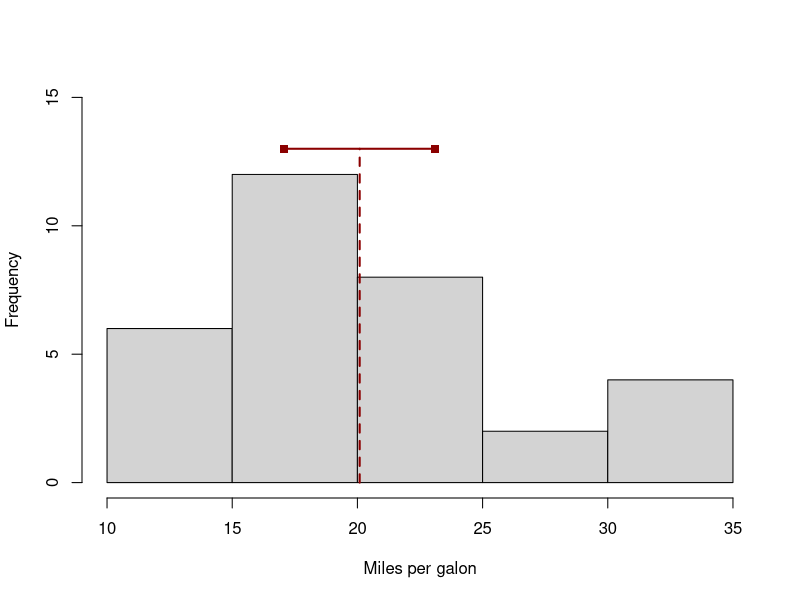

Write the R code that produced this figure. (Note: this script raises an error after producing the figure.)
## ---- chunk 1
mtcarsData <- data.frame(mtcars)
mtcarsData$vs <- factor(mtcarsData$vs,levels=c(0,1),labels=c("V-shaped","Straight"))
mtcarsData$am <- factor(mtcarsData$am,levels=c(0,1),labels=c("automatic","manual"))
## ---- chunk 2
table(mtcarsData$vs)
table(mtcarsData$am)
## ---- chunk 3
table(mtcarsData$vs,mtcarsData$am)
## ---- chunk 4
setNames(mean(mtcarsData$mpg),"mean")
quantile(mtcarsData$mpg)
setNames(median(mtcarsData$mpg),"median")
## ---- chunk 5
var(mtcarsData$mpg)
sd(mtcarsData$mpg)
## ---- chunk 6
hist(mtcarsData$mpg, xlab="Miles per galon", main="", ylim=c(0,15))
lines(rep(mean(mtcarsData$mpg),2), c(0,13), col="darkred", lwd=2, lty=2)
lines(mean(mtcarsData$mpg)+c(-0.5,0.5)*sd(mtcarsData$mpg), c(13,13),
      col="darkred", lwd=2)
points(mean(mtcarsData$mpg)+c(-0.5,0.5)*sd(mtcarsData$mpg), c(13,13),
       pch=15, col="darkred", lwd=2)
text(20, 14, TeX("$\\hat{\\sigma}$"))
## ---- chunk 7
timeDate::skewness(mtcarsData$mpg)
timeDate::kurtosis(mtcarsData$mpg)
## ---- chunk 8
summary(mtcarsData)
## ---- chunk 9
barplotVS <- barplot(table(mtcarsData$vs), xlab="Type of engine")
text(barplotVS,table(mtcarsData$vs)/2,table(mtcarsData$vs),cex=1.25)
## ---- chunk 10
barplotCYL <- barplot(table(mtcarsData$cyl), xlab="Number of cylinders")
text(barplotCYL,table(mtcarsData$cyl)/2,table(mtcarsData$cyl),cex=1.25)
## ---- chunk 11
hist(mtcarsData$cyl)
## ---- chunk 12
barplot(table(mtcarsData$vs,mtcarsData$am),
        xlab="Type of transmission", legend.text=levels(mtcarsData$vs))
## ---- chunk 13
tableplot(mtcarsData$vs,mtcarsData$am,
          xlab="Type of engine", ylab="Type of transmission")
## ---- chunk 14
tableplot(mtcarsData$cyl,mtcarsData$vs,
          xlab="Number of cylinders", ylab="Type of engine")
## ---- chunk 15
hist(mtcarsData$wt, xlab="Weight", main="", probability=TRUE)
lines(density(mtcarsData$wt), col="red3")
## ---- chunk 16
boxplot(mtcarsData$wt, ylab="Weight")
points(mean(mtcarsData$wt),col="red3", pch=16)
## ---- chunk 17
vioplot(mtcarsData$wt, ylab="Weight")
points(mean(mtcarsData$wt),col="red3", pch=16)
## ---- chunk 18
qqnorm(mtcarsData$wt)
qqline(mtcarsData$wt)
## ---- chunk 19
plot(mtcarsData$wt, mtcarsData$mpg, xlab="Weight", ylab="Mileage")
lines(lowess(mtcarsData$wt, mtcarsData$mpg), col="red3")
## ---- chunk 20
plot(mtcarsData$gear, mtcarsData$mpg, xlab="Number of gears", ylab="Mileage")
## ---- chunk 21
boxplot(mpg~gear, mtcarsData, xlab="Number of gears", ylab="Mileage")
points(tapply(mtcarsData$mpg, mtcarsData$gear, mean), col="red3", pch=16)
## ---- chunk 22
vioplot(mpg~am, mtcarsData, xlab="Transmission type", ylab="Mileage")
points(tapply(mtcarsData$mpg, mtcarsData$am, mean), col="red3", pch=16)
## ---- chunk 23
plot(mtcars)
## ---- chunk 24
spread(mtcarsData, lowess=TRUE)
